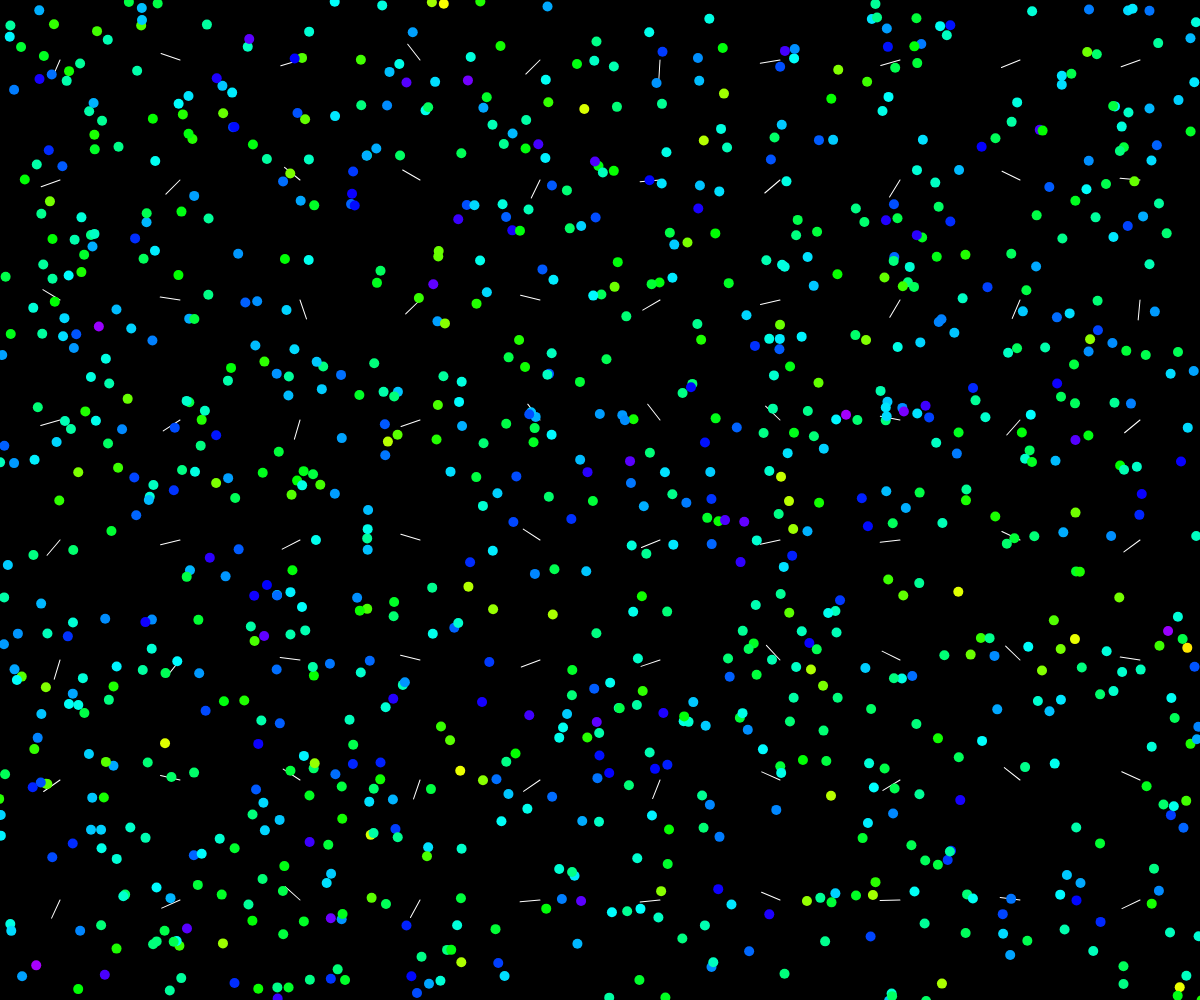
Frame 1 (no input)
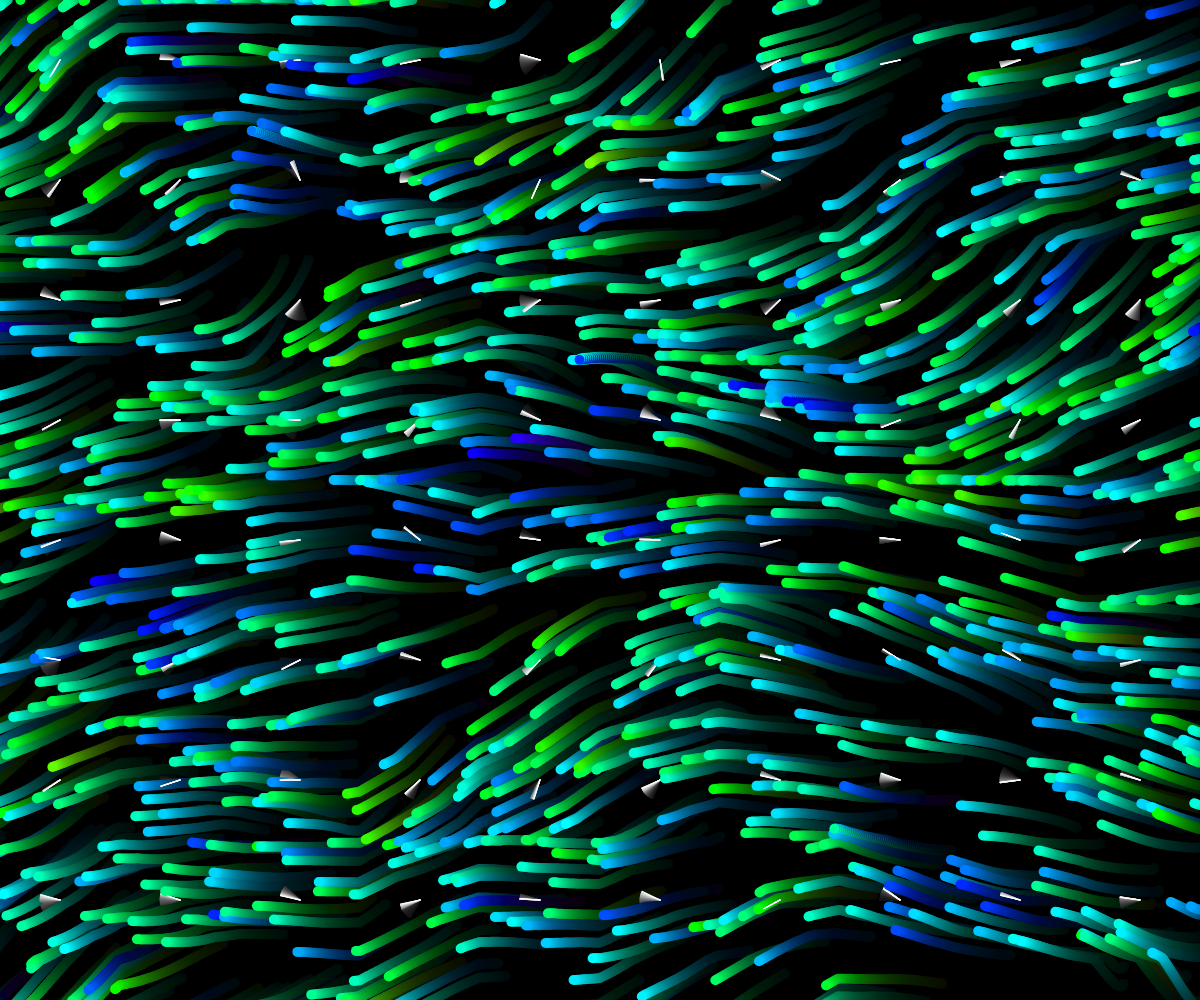
Frame 60 (no input)
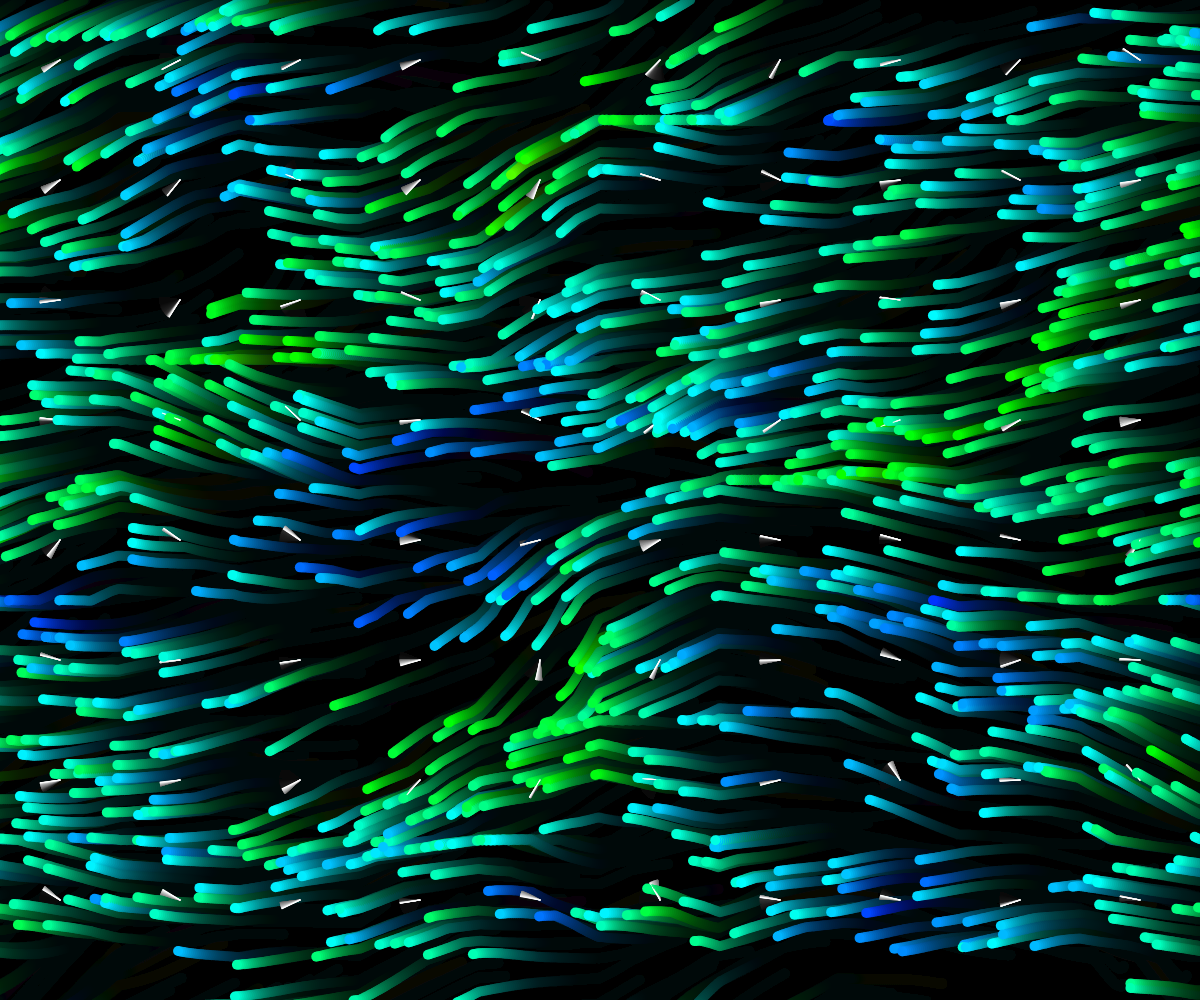
Frame 120 (the mouse pressed at the canvas centre since frame 60)

The p5.js sketch that drew these frames (run headless with seeded random() and noise() and a simulated clock; from frame 60 on, the mouse is pressed at the canvas centre):

// p5.js sketch
// ── sketch.js
let blowers = [];
let particles = [];
let t = 0;
let abstandBlowers = 120;
let nParticles = 1000;

function setup() {
  angleMode(DEGREES);
  colorMode(HSB, 100);

  createCanvas(windowWidth, windowHeight);
  background(0);

  for (let j = 0; j < height / abstandBlowers; j++) {
    for (let i = 0; i < width / abstandBlowers; i++) {
      let posx = i * abstandBlowers + abstandBlowers / 2;
      let posy = j * abstandBlowers + abstandBlowers / 2;
      blowers.push(new Blower(posx, posy));
    }
  }

  for (let i = 0; i < nParticles; i++) {
    posx = random(width);
    posy = random(height);
    particles.push(new Particle(posx, posy));
  }
}

function draw() {
  background(0, 5);
  t += 0.01;

  for (let i = blowers.length - 1; i >= 0; i--) {
    blowers[i].update(t);
  }

  for (let i = particles.length - 1; i >= 0; i--) {
    particles[i].update();
  }
}

class Blower {
  constructor(posx, posy) {
    this.posx = posx;
    this.posy = posy;
    this.direction = 0;
  }

  update() {
    //circle(this.posx, this.posy, noise(this.posx + t, this.posy + t) * 15);
    push();
    translate(this.posx, this.posy);
    this.direction = noise(this.posx / abstandBlowers, this.posy / abstandBlowers, frameCount / 200) * 360;
    rotate(this.direction);

    stroke(255);
    line(0, 0, 20, 0);
    pop();
  }
}


class Particle {
  constructor(posx, posy) {
    this.posX = posx;
    this.posY = posy;
    this.nextBlower = 0;
    this.speed = 2;
    this.speedX = 0;
    this.speedY = 0;
    this.rotation = 0;
    this.color = noise(this.posX + t, this.posY + t) * 100;
  }

  update() {
    let shortestDist = Infinity;
    let distance = 0;
    for (let i = blowers.length - 1; i >= 0; i--) {
      distance = dist(this.posX, this.posY, blowers[i].posx, blowers[i].posy);
      if (distance < shortestDist) {
        shortestDist = distance;
        this.nextBlower = blowers[i];
        this.rotation = lerp(this.rotation, this.nextBlower.direction + 90, 0.4);
      }
    }

    this.speedX = sin(-this.rotation) * -this.speed;
    this.speedY = cos(-this.rotation) * -this.speed;
    this.posX += this.speedX;
    this.posY += this.speedY;

    if (this.posX < -10) {
      this.posX = width;
    }
    if (this.posX > width + 10) {
      this.posX = 0;
    }
    if (this.posY < -10) {
      this.posY = height;
    }
    if (this.posY > height + 10) {
      this.posY = 0;
    }

    noStroke();
    this.color = lerp(this.color, noise(this.posX / abstandBlowers, this.posY / abstandBlowers, frameCount / 500) * 100, 0.01);
    fill(this.color, 100, 100);
    circle(this.posX, this.posY, 10)
  }
}
